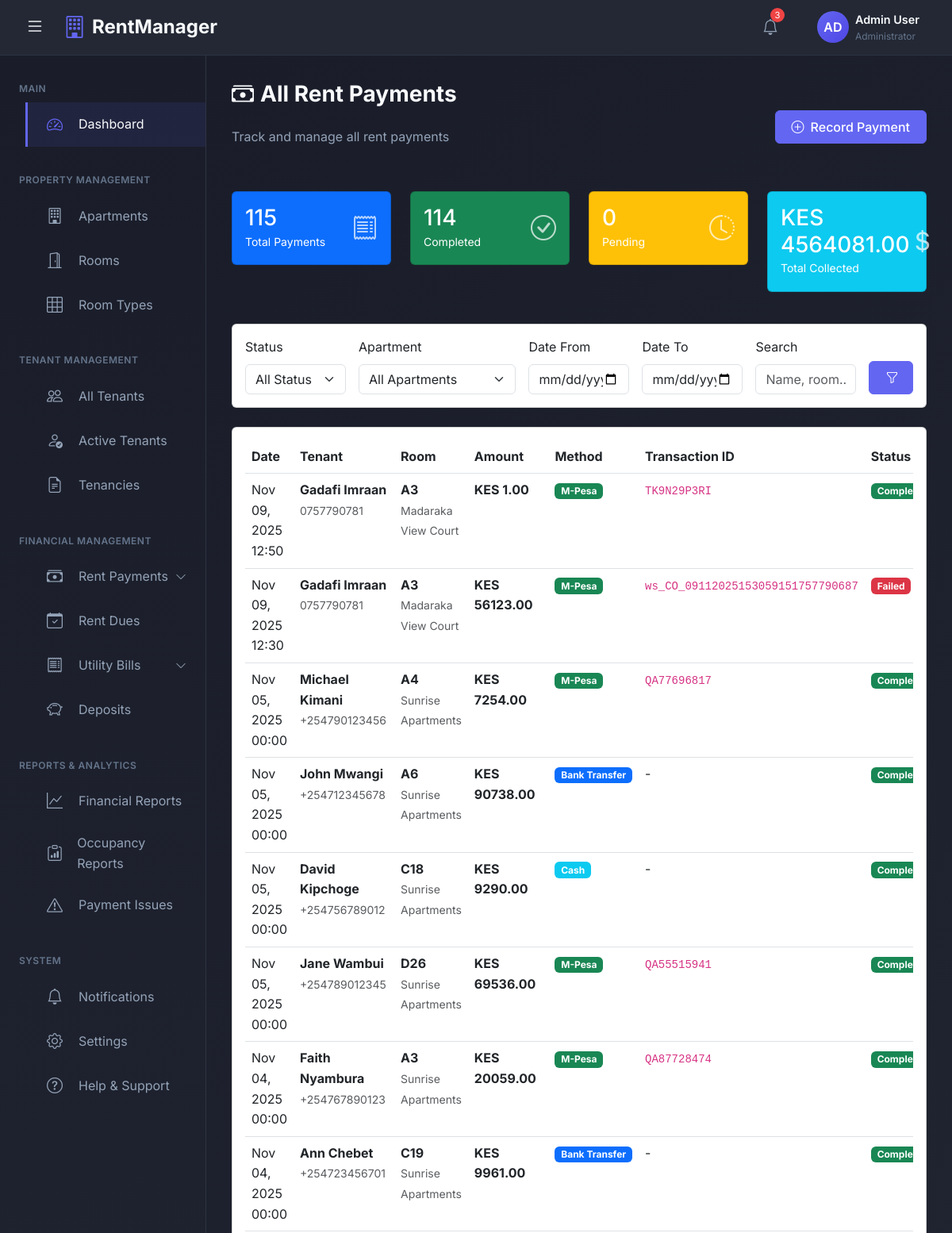
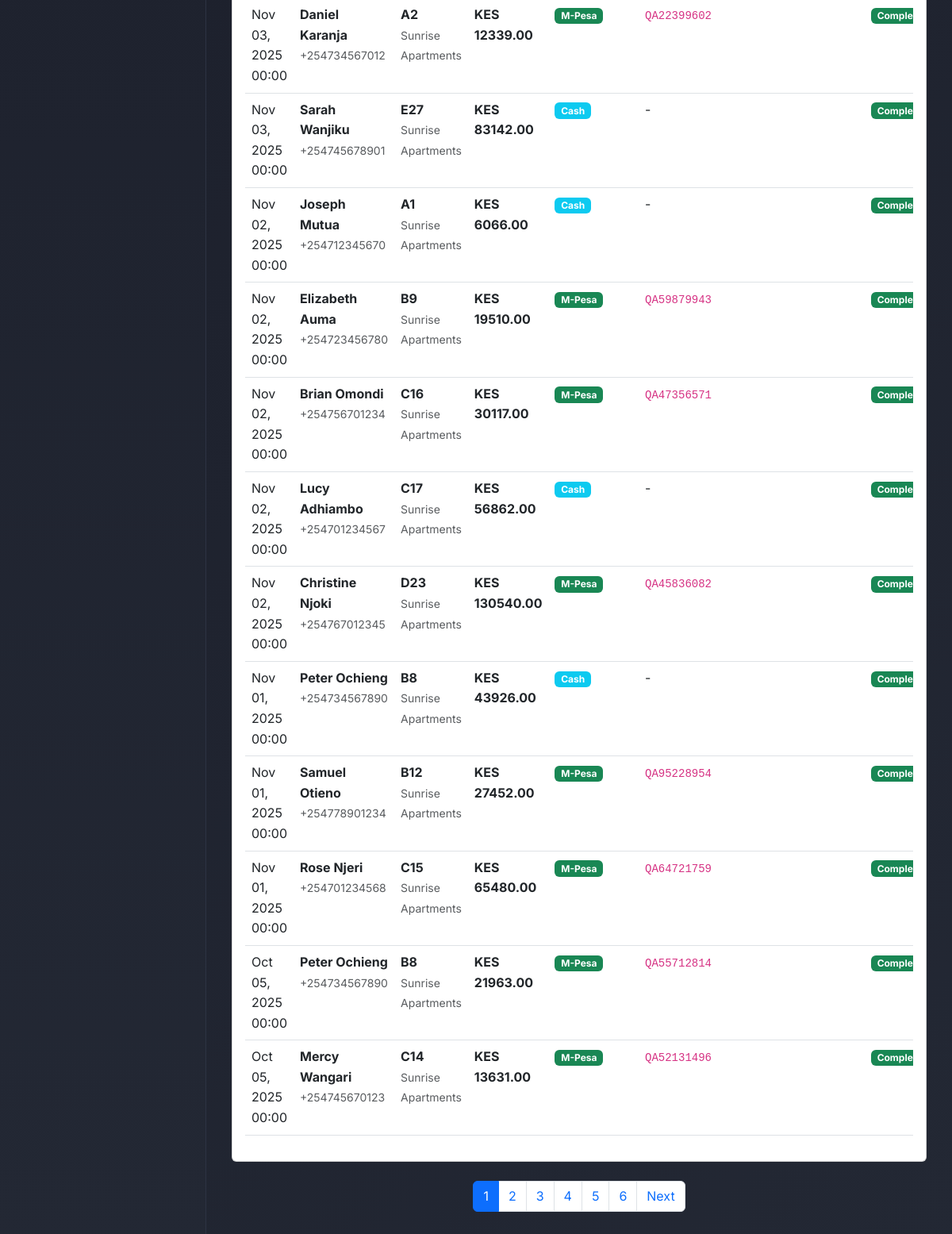
/payments/rent/ (signed in), run on the app's committed database (2 pictures, top to bottom).
### rental_app/models.py (models this page shows, shortened)
class RentPayment(models.Model):
    PAYMENT_STATUS = (
        ('pending', 'Pending'),
        ('completed', 'Completed'),
        ('failed', 'Failed'),
        ('refunded', 'Refunded'),
    )
    PAYMENT_METHOD = (
        ('mpesa', 'M-Pesa STK Push'),
        ('cash', 'Cash'),
        ('bank_transfer', 'Bank Transfer'),
    )
    tenancy = models.ForeignKey(Tenancy, on_delete=models.PROTECT, related_name='rent_payments')
    tenant = models.ForeignKey(User, on_delete=models.PROTECT, related_name='rent_payments')  # Denormalized for history
    apartment = models.ForeignKey(Apartment, on_delete=models.PROTECT, related_name='rent_payments')  # Denormalized for reporting
    amount = models.DecimalField(max_digits=10, decimal_places=2, validators=[MinValueValidator(0)])
    payment_date = models.DateTimeField(default=timezone.now)
    payment_method = models.CharField(max_length=20, choices=PAYMENT_METHOD, default='mpesa')
    mpesa_transaction_id = models.CharField(max_length=100, unique=True, null=True, blank=True)
    mpesa_phone_number = models.CharField(max_length=15, null=True, blank=True)
    months_covered = models.IntegerField(default=1, validators=[MinValueValidator(1)])  # Can pay for multiple months
    payment_for_month = models.DateField()  # The month this payment is for
    status = models.CharField(max_length=20, choices=PAYMENT_STATUS, default='pending')
    is_late_payment = models.BooleanField(default=False)
    late_payment_fee = models.DecimalField(max_digits=10, decimal_places=2, default=0.00)
    notes = models.TextField(blank=True)
    is_deleted = models.BooleanField(default=False)
    deleted_at = models.DateTimeField(null=True, blank=True)
    created_at = models.DateTimeField(auto_now_add=True)
    updated_at = models.DateTimeField(auto_now=True)
    class Meta:
        ordering = ['-payment_date']
        indexes = [
            models.Index(fields=['tenant', 'payment_date']),
            models.Index(fields=['apartment', 'payment_date']),
        ]

class User(AbstractUser):
    USER_TYPE_CHOICES = (
        ('admin', 'Admin'),
        ('tenant', 'Tenant'),
    )
    USER_STATUS = (
        ('active', 'Active'),
        ('inactive', 'Inactive'),
        ('archived', 'Archived'),  # For moved out tenants
    )
    user_type = models.CharField(max_length=10, choices=USER_TYPE_CHOICES)
    user_status = models.CharField(max_length=20, choices=USER_STATUS, default='active')
    phone_number = models.CharField(max_length=15, unique=True)
    national_id = models.CharField(max_length=20, unique=True, null=True, blank=True)
    profile_picture = models.ImageField(upload_to='profiles/', null=True, blank=True)
    is_deleted = models.BooleanField(default=False)
    deleted_at = models.DateTimeField(null=True, blank=True)
    created_at = models.DateTimeField(auto_now_add=True)
    updated_at = models.DateTimeField(auto_now=True)

class Tenancy(models.Model):
    TENANCY_STATUS = (
        ('active', 'Active'),
        ('terminated', 'Terminated'),
        ('suspended', 'Suspended'),
        ('switched', 'Switched Room'),  # When tenant moves to another room
    )
    TERMINATION_REASON = (
        ('vacated', 'Tenant Vacated'),
        ('evicted', 'Evicted'),
        ('room_switch', 'Switched to Another Room'),
        ('other', 'Other'),
    )
    tenant = models.ForeignKey(User, on_delete=models.PROTECT, related_name='tenancies', limit_choices_to={'user_type': 'tenant'})
    room = models.ForeignKey(Room, on_delete=models.PROTECT, related_name='tenancies')
    apartment = models.ForeignKey(Apartment, on_delete=models.PROTECT, related_name='tenancies')  # Denormalized for easy querying
    start_date = models.DateField()
    end_date = models.DateField(null=True, blank=True)
    deposit_paid = models.DecimalField(max_digits=10, decimal_places=2, default=0.00)
    deposit_refunded = models.BooleanField(default=False)
    deposit_refund_amount = models.DecimalField(max_digits=10, decimal_places=2, default=0.00, null=True, blank=True)
    deposit_deduction_reason = models.TextField(blank=True)  # Why deposit was partially refunded
    status = models.CharField(max_length=20, choices=TENANCY_STATUS, default='active')
    termination_reason = models.CharField(max_length=20, choices=TERMINATION_REASON, null=True, blank=True)
    move_in_condition = models.TextField(blank=True)
    move_out_condition = models.TextField(blank=True)
    switched_to_tenancy = models.ForeignKey('self', on_delete=models.SET_NULL, null=True, blank=True, related_name='previous_tenancy')
    switched_from_tenancy = models.ForeignKey('self', on_delete=models.SET_NULL, null=True, blank=True, related_name='next_tenancy')
    is_deleted = models.BooleanField(default=False)
    deleted_at = models.DateTimeField(null=True, blank=True)
    created_at = models.DateTimeField(auto_now_add=True)
    updated_at = models.DateTimeField(auto_now=True)
    class Meta:
        verbose_name_plural = 'Tenancies'
        ordering = ['-start_date']
        indexes = [
            models.Index(fields=['tenant', 'status']),
            models.Index(fields=['apartment', 'status']),
        ]

class Room(models.Model):
    ROOM_STATUS = (
        ('available', 'Available'),
        ('occupied', 'Occupied'),
        ('maintenance', 'Under Maintenance'),
    )
    apartment = models.ForeignKey(Apartment, on_delete=models.CASCADE, related_name='rooms')
    room_number = models.CharField(max_length=10)  # e.g., A1, B2, C3
    room_type = models.ForeignKey(RoomType, on_delete=models.PROTECT)
    floor_number = models.IntegerField(validators=[MinValueValidator(0)])
    has_balcony = models.BooleanField(default=False)
    has_shower = models.BooleanField(default=True)
    has_kitchen_unit = models.BooleanField(default=True)
    has_clothes_cabinet = models.BooleanField(default=True)
    monthly_rent = models.DecimalField(max_digits=10, decimal_places=2, validators=[MinValueValidator(0)])
    deposit_amount = models.DecimalField(max_digits=10, decimal_places=2, validators=[MinValueValidator(0)])
    status = models.CharField(max_length=20, choices=ROOM_STATUS, default='available')
    created_at = models.DateTimeField(auto_now_add=True)
    updated_at = models.DateTimeField(auto_now=True)
    class Meta:
        unique_together = ('apartment', 'room_number')
        ordering = ['floor_number', 'room_number']

class Apartment(models.Model):
    name = models.CharField(max_length=200)
    owner = models.ForeignKey(User, on_delete=models.CASCADE, related_name='apartments', limit_choices_to={'user_type': 'admin'})
    location = models.CharField(max_length=300)
    total_floors = models.IntegerField(validators=[MinValueValidator(1)])
    description = models.TextField(blank=True)
    water_rate_per_unit = models.DecimalField(max_digits=10, decimal_places=2, default=0.00)
    created_at = models.DateTimeField(auto_now_add=True)
    updated_at = models.DateTimeField(auto_now=True)

### rental_app/views.py (the view, shortened to what this page needs)
# urls.py: path('payments/rent/', views.rent_payments_list, name='rent_payments_list'),
@login_required
def rent_payments_list(request):
    if request.user.user_type != 'admin':
        messages.error(request, 'Access denied.')
        return redirect('dashboard')
    status_filter = request.GET.get('status', '')
    apartment_filter = request.GET.get('apartment', '')
    search_query = request.GET.get('search', '')
    date_from = request.GET.get('date_from', '')
    date_to = request.GET.get('date_to', '')
    payments = RentPayment.objects.filter(is_deleted=False).select_related(
        'tenant', 'tenancy', 'apartment', 'tenancy__room'
    )
    if status_filter:
        payments = payments.filter(status=status_filter)
    if apartment_filter:
        payments = payments.filter(apartment_id=apartment_filter)
    if date_from:
        payments = payments.filter(payment_date__gte=date_from)
    if date_to:
        payments = payments.filter(payment_date__lte=date_to)
    total_payments = payments.count()
    completed_payments = payments.filter(status='completed').count()
    pending_payments = payments.filter(status='pending').count()
    total_amount = payments.filter(status='completed').aggregate(
        total=Sum('amount')
    )['total'] or 0
    paginator = Paginator(payments.order_by('-payment_date'), 20)
    page_number = request.GET.get('page')
    payments_page = paginator.get_page(page_number)
    apartments = Apartment.objects.filter(owner=request.user)
    context = {
        'payments': payments_page,
        'total_payments': total_payments,
        'completed_payments': completed_payments,
        'pending_payments': pending_payments,
        'total_amount': total_amount,
        'apartments': apartments,
        'status_filter': status_filter,
        'apartment_filter': apartment_filter,
        'search_query': search_query,
        'date_from': date_from,
        'date_to': date_to,
    }
    return render(request, 'payments/rent_payments_list.html', context)

### templates/payments/rent_payments_list.html (shortened to what this page needs)
{% extends 'admin_base.html' %}
{% block content %}
<div class="page-header d-flex justify-content-between align-items-center mb-4">
    <div>
        <h1 class="page-title">
            <i class="bi bi-cash-stack me-2"></i>All Rent Payments
        </h1>
        <p class="page-subtitle">Track and manage all rent payments</p>
    </div>
    <a href="{% url 'rent_payment_create' %}" class="btn btn-primary">
        <i class="bi bi-plus-circle me-2"></i>Record Payment
    </a>
</div>
<div class="row mb-4">
    <div class="col-md-3 mb-3">
        <div class="card bg-primary text-white">
            <div class="card-body">
                <div class="d-flex justify-content-between align-items-center">
                    <div>
                        <h3 class="mb-0">{{ total_payments }}</h3>
                        <small>Total Payments</small>
                    </div>
                    <i class="bi bi-receipt" style="font-size: 2rem; opacity: 0.7;"></i>
                </div>
            </div>
        </div>
    </div>
    <div class="col-md-3 mb-3">
        <div class="card bg-success text-white">
            <div class="card-body">
                <div class="d-flex justify-content-between align-items-center">
                    <div>
                        <h3 class="mb-0">{{ completed_payments }}</h3>
                        <small>Completed</small>
                    </div>
                    <i class="bi bi-check-circle" style="font-size: 2rem; opacity: 0.7;"></i>
                </div>
            </div>
        </div>
    </div>
    <div class="col-md-3 mb-3">
        <div class="card bg-warning text-white">
            <div class="card-body">
                <div class="d-flex justify-content-between align-items-center">
                    <div>
                        <h3 class="mb-0">{{ pending_payments }}</h3>
                        <small>Pending</small>
                    </div>
                    <i class="bi bi-clock-history" style="font-size: 2rem; opacity: 0.7;"></i>
                </div>
            </div>
        </div>
    </div>
    <div class="col-md-3 mb-3">
        <div class="card bg-info text-white">
            <div class="card-body">
                <div class="d-flex justify-content-between align-items-center">
                    <div>
                        <h3 class="mb-0">KES {{ total_amount|floatformat:2 }}</h3>
                        <small>Total Collected</small>
                    </div>
                    <i class="bi bi-currency-dollar" style="font-size: 2rem; opacity: 0.7;"></i>
                </div>
            </div>
        </div>
    </div>
</div>
<div class="card mb-4">
    <div class="card-body">
        <form method="get" class="row g-3">
            <div class="col-md-2">
                <label class="form-label">Status</label>
                <select name="status" class="form-select">
                    <option value="">All Status</option>
                </select>
            </div>
            <div class="col-md-3">
                <label class="form-label">Apartment</label>
                <select name="apartment" class="form-select">
                    <option value="">All Apartments</option>
                </select>
            </div>
            <div class="col-md-2">
                <label class="form-label">Date From</label>
                <input type="date" name="date_from" class="form-control" value="{{ date_from }}">
            </div>
            <div class="col-md-2">
                <label class="form-label">Date To</label>
                <input type="date" name="date_to" class="form-control" value="{{ date_to }}">
            </div>
            <div class="col-md-2">
                <label class="form-label">Search</label>
                <input type="text" name="search" class="form-control"
                       placeholder="Name, room..." value="{{ search_query }}">
            </div>
            <div class="col-md-1 d-flex align-items-end">
                <button type="submit" class="btn btn-primary w-100">
                    <i class="bi bi-funnel"></i>
                </button>
            </div>
        </form>
    </div>
</div>
<div class="card">
    <div class="card-body">
        <div class="table-responsive">
            <table class="table table-hover">
                <thead>
                    <tr>
                        <th>Date</th>
                        <th>Tenant</th>
                        <th>Room</th>
                        <th>Amount</th>
                        <th>Method</th>
                        <th>Transaction ID</th>
                        <th>Status</th>
                    </tr>
                </thead>
                <tbody>
                    {% for payment in payments %}
                    <tr>
                        <td>{{ payment.payment_date|date:"M d, Y H:i" }}</td>
                        <td>
                            <strong>{{ payment.tenant.get_full_name }}</strong>
                            <br><small class="text-muted">{{ payment.tenant.phone_number }}</small>
                        </td>
                        <td>
                            <strong>{{ payment.tenancy.room.room_number }}</strong>
                            <br><small class="text-muted">{{ payment.apartment.name }}</small>
                        </td>
                        <td><strong>KES {{ payment.amount|floatformat:2 }}</strong></td>
                        <td>
                            {% if payment.payment_method == 'mpesa' %}
                            <span class="badge bg-success">M-Pesa</span>
                            {% elif payment.payment_method == 'cash' %}
                            <span class="badge bg-info">Cash</span>
                            {% else %}
                            <span class="badge bg-primary">Bank Transfer</span>
                            {% endif %}
                        </td>
                        <td>
                            {% if payment.mpesa_transaction_id %}
                            <code>{{ payment.mpesa_transaction_id }}</code>
                            {% else %}
                            -
                            {% endif %}
                        </td>
                        <td>
                            {% if payment.status == 'completed' %}
                            <span class="badge bg-success">Completed</span>
                            {% elif payment.status == 'pending' %}
                            <span class="badge bg-warning">Pending</span>
                            {% elif payment.status == 'failed' %}
                            <span class="badge bg-danger">Failed</span>
                            {% else %}
                            <span class="badge bg-secondary">Refunded</span>
                            {% endif %}
                        </td>
                    </tr>
                    {% endfor %}
                </tbody>
            </table>
        </div>
    </div>
</div>
{% if payments.has_other_pages %}
<nav aria-label="Page navigation" class="mt-4">
    <ul class="pagination justify-content-center">
        {% for num in payments.paginator.page_range %}
        <li class="page-item {% if payments.number == num %}active{% endif %}">
            <a class="page-link" href="?page={{ num }}">{{ num }}</a>
        </li>
        {% endfor %}
        {% if payments.has_next %}
        <li class="page-item">
            <a class="page-link" href="?page={{ payments.next_page_number }}">Next</a>
        </li>
        {% endif %}
    </ul>
</nav>
{% endif %}
{% endblock %}

### data on the page
RentPayment: payment_date "Nov 09, 2025 12:50", tenant.get_full_name "Gadafi Imraan", tenant.phone_number "0757790781", tenancy.room.room_number "A3", apartment.name "Madaraka View Court", amount "1.00", payment_method "M-Pesa", mpesa_transaction_id "TK9N29P3RI", status "Completed"
RentPayment: payment_date "Nov 09, 2025 12:30", tenant.get_full_name "Gadafi Imraan", tenant.phone_number "0757790781", tenancy.room.room_number "A3", apartment.name "Madaraka View Court", amount "56123.00", payment_method "M-Pesa", mpesa_transaction_id "ws_CO_09112025153059151757790687", status "Failed"
RentPayment: payment_date "Nov 05, 2025 00:00", tenant.get_full_name "Michael Kimani", tenant.phone_number "+254790123456", tenancy.room.room_number "A4", apartment.name "Sunrise Apartments", amount "7254.00", payment_method "M-Pesa", mpesa_transaction_id "QA77696817", status "Completed"
RentPayment: payment_date "Nov 05, 2025 00:00", tenant.get_full_name "John Mwangi", tenant.phone_number "+254712345678", tenancy.room.room_number "A6", apartment.name "Sunrise Apartments", amount "90738.00", payment_method "Bank Transfer", status "Completed"
RentPayment: payment_date "Nov 05, 2025 00:00", tenant.get_full_name "David Kipchoge", tenant.phone_number "+254756789012", tenancy.room.room_number "C18", apartment.name "Sunrise Apartments", amount "9290.00", payment_method "Cash", status "Completed"
RentPayment: payment_date "Nov 05, 2025 00:00", tenant.get_full_name "Jane Wambui", tenant.phone_number "+254789012345", tenancy.room.room_number "D26", apartment.name "Sunrise Apartments", amount "69536.00", payment_method "M-Pesa", mpesa_transaction_id "QA55515941", status "Completed"
RentPayment: payment_date "Nov 04, 2025 00:00", tenant.get_full_name "Faith Nyambura", tenant.phone_number "+254767890123", tenancy.room.room_number "A3", apartment.name "Sunrise Apartments", amount "20059.00", payment_method "M-Pesa", mpesa_transaction_id "QA87728474", status "Completed"
RentPayment: payment_date "Nov 04, 2025 00:00", tenant.get_full_name "Ann Chebet", tenant.phone_number "+254723456701", tenancy.room.room_number "C19", apartment.name "Sunrise Apartments", amount "9961.00", payment_method "Bank Transfer", status "Completed"
RentPayment: payment_date "Nov 03, 2025 00:00", tenant.get_full_name "Daniel Karanja", tenant.phone_number "+254734567012", tenancy.room.room_number "A2", apartment.name "Sunrise Apartments", amount "12339.00", payment_method "M-Pesa", mpesa_transaction_id "QA22399602", status "Completed"
RentPayment: payment_date "Nov 03, 2025 00:00", tenant.get_full_name "Sarah Wanjiku", tenant.phone_number "+254745678901", tenancy.room.room_number "E27", apartment.name "Sunrise Apartments", amount "83142.00", payment_method "Cash", status "Completed"
RentPayment: payment_date "Nov 02, 2025 00:00", tenant.get_full_name "Joseph Mutua", tenant.phone_number "+254712345670", tenancy.room.room_number "A1", apartment.name "Sunrise Apartments", amount "6066.00", payment_method "Cash", status "Completed"
RentPayment: payment_date "Nov 02, 2025 00:00", tenant.get_full_name "Elizabeth Auma", tenant.phone_number "+254723456780", tenancy.room.room_number "B9", apartment.name "Sunrise Apartments", amount "19510.00", payment_method "M-Pesa", mpesa_transaction_id "QA59879943", status "Completed"
RentPayment: payment_date "Nov 02, 2025 00:00", tenant.get_full_name "Brian Omondi", tenant.phone_number "+254756701234", tenancy.room.room_number "C16", apartment.name "Sunrise Apartments", amount "30117.00", payment_method "M-Pesa", mpesa_transaction_id "QA47356571", status "Completed"
RentPayment: payment_date "Nov 02, 2025 00:00", tenant.get_full_name "Lucy Adhiambo", tenant.phone_number "+254701234567", tenancy.room.room_number "C17", apartment.name "Sunrise Apartments", amount "56862.00", payment_method "Cash", status "Completed"
RentPayment: payment_date "Nov 02, 2025 00:00", tenant.get_full_name "Christine Njoki", tenant.phone_number "+254767012345", tenancy.room.room_number "D23", apartment.name "Sunrise Apartments", amount "130540.00", payment_method "M-Pesa", mpesa_transaction_id "QA45836082", status "Completed"
RentPayment: payment_date "Nov 01, 2025 00:00", tenant.get_full_name "Peter Ochieng", tenant.phone_number "+254734567890", tenancy.room.room_number "B8", apartment.name "Sunrise Apartments", amount "43926.00", payment_method "Cash", status "Completed"
RentPayment: payment_date "Nov 01, 2025 00:00", tenant.get_full_name "Samuel Otieno", tenant.phone_number "+254778901234", tenancy.room.room_number "B12", apartment.name "Sunrise Apartments", amount "27452.00", payment_method "M-Pesa", mpesa_transaction_id "QA95228954", status "Completed"
RentPayment: payment_date "Nov 01, 2025 00:00", tenant.get_full_name "Rose Njeri", tenant.phone_number "+254701234568", tenancy.room.room_number "C15", apartment.name "Sunrise Apartments", amount "65480.00", payment_method "M-Pesa", mpesa_transaction_id "QA64721759", status "Completed"
RentPayment: payment_date "Oct 05, 2025 00:00", tenant.get_full_name "Peter Ochieng", tenant.phone_number "+254734567890", tenancy.room.room_number "B8", apartment.name "Sunrise Apartments", amount "21963.00", payment_method "M-Pesa", mpesa_transaction_id "QA55712814", status "Completed"
RentPayment: payment_date "Oct 05, 2025 00:00", tenant.get_full_name "Mercy Wangari", tenant.phone_number "+254745670123", tenancy.room.room_number "C14", apartment.name "Sunrise Apartments", amount "13631.00", payment_method "M-Pesa", mpesa_transaction_id "QA52131496", status "Completed"

### other printed values
{{ total_payments }} "115"
{{ completed_payments }} "114"
{{ pending_payments }} "0"
{{ total_amount|floatformat:2 }} "4564081.00"
{{ num }} "1" "2" "3" "4" "5" "6"
